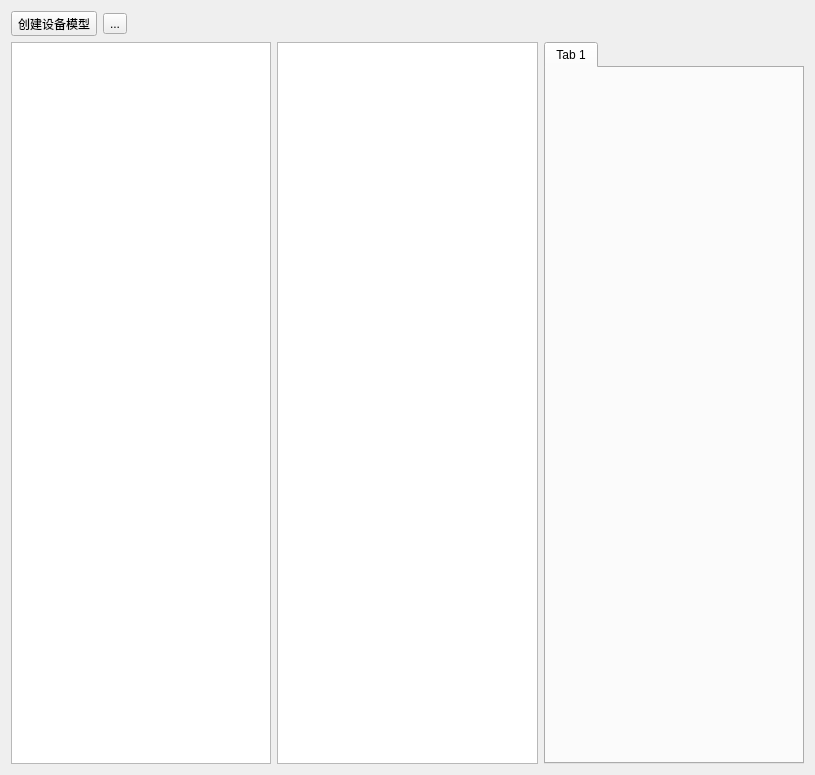
<?xml version="1.0" encoding="UTF-8"?>
<ui version="4.0">
 <class>DevModleManagerWin</class>
 <widget class="QWidget" name="DevModleManagerWin">
  <property name="geometry">
   <rect>
    <x>0</x>
    <y>0</y>
    <width>815</width>
    <height>775</height>
   </rect>
  </property>
  <property name="windowTitle">
   <string>Form</string>
  </property>
  <layout class="QVBoxLayout" name="verticalLayout">
   <item>
    <layout class="QHBoxLayout" name="horizontalLayout">
     <item>
      <widget class="QToolButton" name="newStation">
       <property name="text">
        <string>创建设备模型</string>
       </property>
      </widget>
     </item>
     <item>
      <widget class="QToolButton" name="toolButton_2">
       <property name="text">
        <string>...</string>
       </property>
      </widget>
     </item>
     <item>
      <spacer name="horizontalSpacer">
       <property name="orientation">
        <enum>Qt::Horizontal</enum>
       </property>
       <property name="sizeHint" stdset="0">
        <size>
         <width>40</width>
         <height>20</height>
        </size>
       </property>
      </spacer>
     </item>
    </layout>
   </item>
   <item>
    <layout class="QHBoxLayout" name="horizontalLayout_2">
     <item>
      <widget class="QTreeView" name="treeView_2"/>
     </item>
     <item>
      <widget class="QTreeView" name="treeView">
       <property name="minimumSize">
        <size>
         <width>200</width>
         <height>0</height>
        </size>
       </property>
       <property name="maximumSize">
        <size>
         <width>300</width>
         <height>16777215</height>
        </size>
       </property>
      </widget>
     </item>
     <item>
      <widget class="QTabWidget" name="tabWidget">
       <property name="currentIndex">
        <number>0</number>
       </property>
       <widget class="QWidget" name="tab">
        <attribute name="title">
         <string>Tab 1</string>
        </attribute>
       </widget>
      </widget>
     </item>
    </layout>
   </item>
  </layout>
 </widget>
 <resources/>
 <connections/>
</ui>
